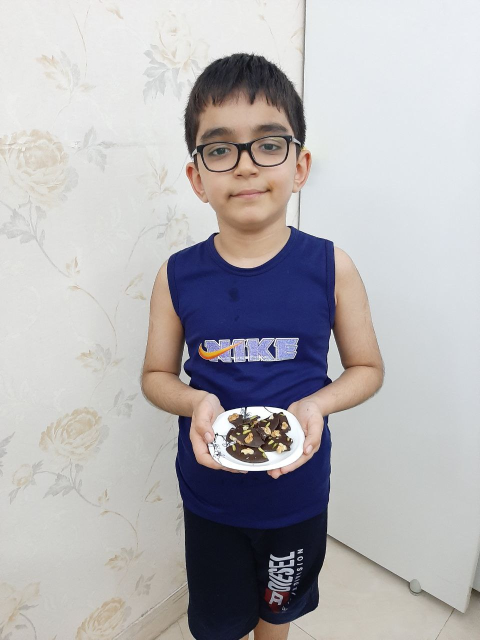
#> input picture HSV Color Space/input/ashkan.jpg, 960 x 1280 px, given in place of SuperMan.jpg, which was not available (shown at 1/2 size)
$ jupyter execute BlueScreen.ipynb
#> lines starting #> are read from the running program, lines starting #| are printed output that depends on the picture; after the words box and inside, x2 and y2 are one past the last pixel; in counts of white or black regions, pixels touching at a corner belong together; pictures that were not available may be replaced by others from this repository, and a replacement may not be noted
[cell 1]
import cv2
import numpy as np
import matplotlib.pyplot as plt

[cell 2]
img_superman = cv2.imread("input\SuperMan.jpg")
#> img_superman is the input picture: shape (1280, 960, 3); mean B, G, R 179.3, 177, 179.1
img_superman = cv2.resize(img_superman,(600,500))
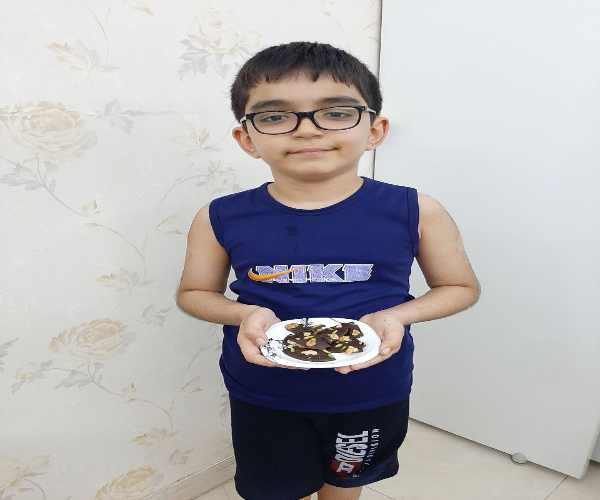
#> img_superman: shape (500, 600, 3); mean B, G, R 179.2, 176.9, 179
img_city = cv2.imread('input\pexels.jpg')
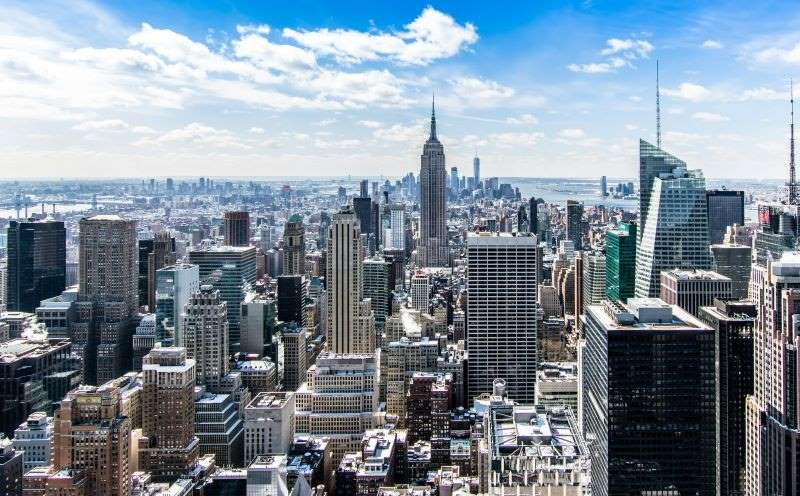
#> input picture HSV Color Space/input/pexels.jpg, 800 x 496 px, found by its file name
#> img_city is the input picture: shape (496, 800, 3); mean B, G, R 156, 142.4, 127.3
img_city = cv2.resize(img_city,(600,500))
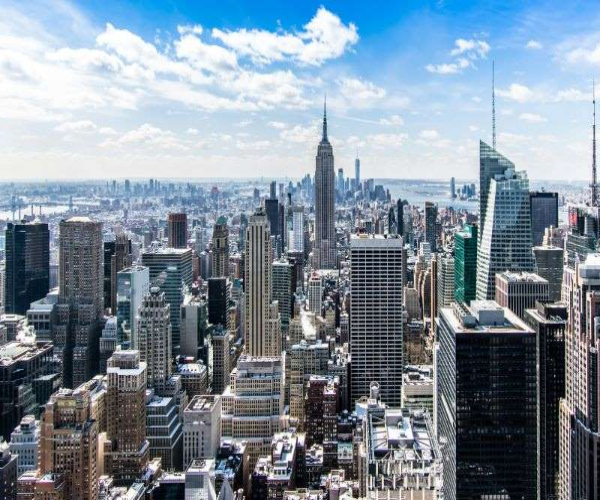
#> img_city: shape (500, 600, 3); mean B, G, R 155.8, 142.2, 127.1
img_hsv = cv2.cvtColor(img_superman,cv2.COLOR_BGR2HSV)
#> img_hsv: shape (500, 600, 3); mean H, S, V 59.3, 36.6, 187.4

h,s,v = cv2.split(img_hsv)
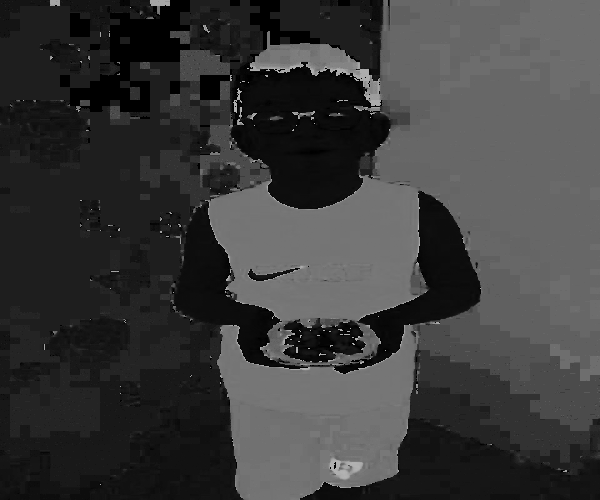
#> h: shape (500, 600); min 0, max 179, mean 59.3
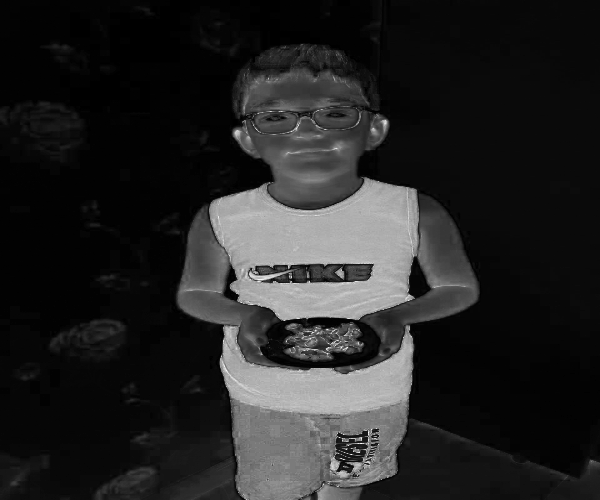
#> s: shape (500, 600); min 0, max 255, mean 36.6
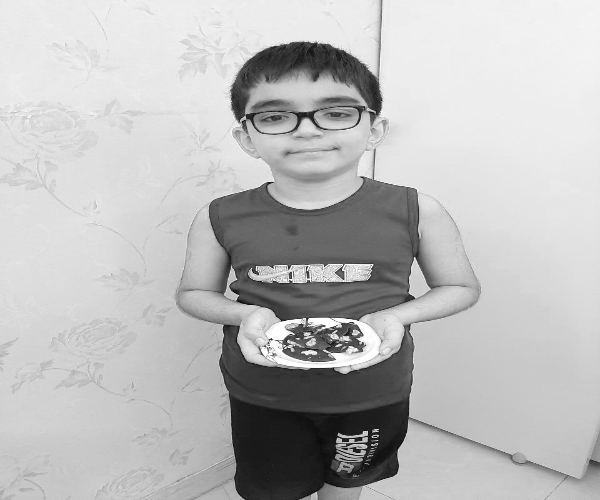
#> v: shape (500, 600); min 9, max 255, mean 187.4
for i in range (img_superman.shape[0]) :
    for j in range (img_superman.shape[1]) :
        if 36 < h [i, j] < 80 and v [i, j] > 50 :
            img_superman[i, j] = img_city[i, j]
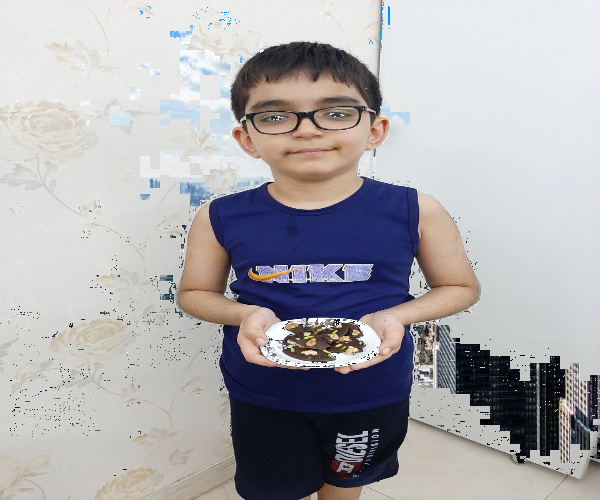
#> img_superman: shape (500, 600, 3); 7.91% of pixels changed, all inside (x1, y1, x2, y2) = (0, 2, 600, 500)
cv2.imwrite('output/superman_above_city.png',img_superman)
#> Out = True
